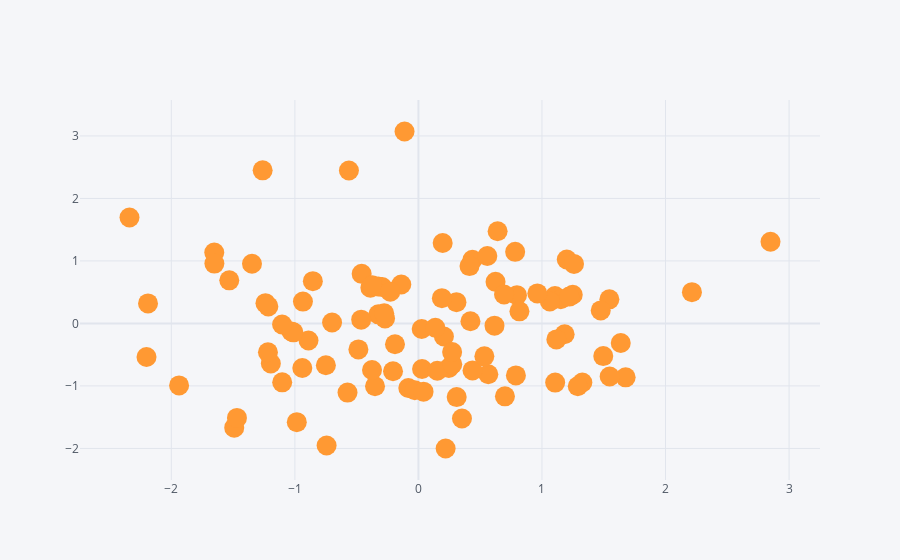

Source (notebook cell):
### Code cell
df.iplot(kind='scatter', x='A',y='B',mode='markers', size=20)
